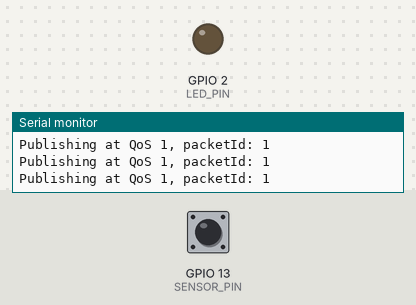
Recording of a sketch running on a simulated ESP8266 (NodeMCU). Parts: output pins drawn as LEDs (lit = HIGH), the last lines printed to the serial monitor. Dashed ring = blinking. The test bench sets the inputs (shaded band); at power-on: GPIO 13 (SENSOR_PIN) LOW. WiFi joins after 1.5 s; servers stay silent unless stated; no MQTT or app messages arrive unless stated; the modem accepts every AT command (registered, SIM ready, sends succeed) and sends nothing else.

Above: at 2.2 s.
2.3 s: GPIO 13 (SENSOR_PIN) driven HIGH
3.9 s: GPIO 13 (SENSOR_PIN) driven LOW
At 5.1 s:
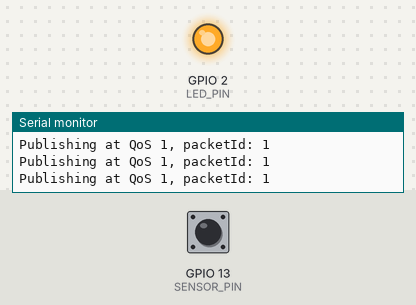
5.4 s: GPIO 13 (SENSOR_PIN) pulsed HIGH 2 times (0.12 s each, 0.3 s apart)
At 5.67 s:
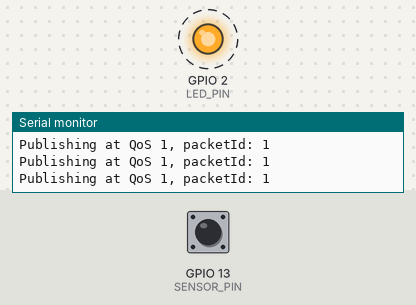
9.0 s: GPIO 13 (SENSOR_PIN) pulsed HIGH 5 times (0.12 s each, 0.3 s apart)
At 11.1 s:
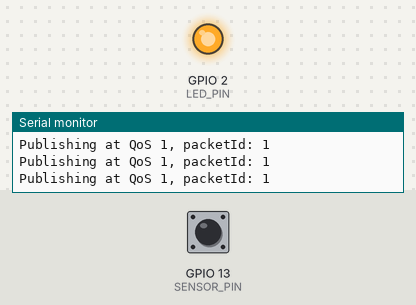
Timing chart, 0 to 12.6 s (numbered marks = the images above; inputs shaded):
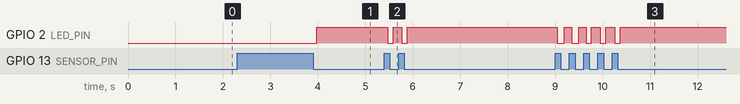

Measured:
- after the input at 3.9 s, GPIO 2 (LED_PIN): LOW → HIGH after 0.07 s
- after the input at 5.4 s, GPIO 2 (LED_PIN): alternates HIGH for 0.19 s and LOW for 0.11 s, 4 changes in all, then stays HIGH, starting after 0.07 s
- after the input at 9.0 s, GPIO 2 (LED_PIN): alternates HIGH for 0.17 s and LOW for 0.11 s, 10 changes in all, then stays HIGH, starting after 0.05 s

The sketch:

occupancy-sensing.ino
```cpp
/*
 *  njerig
 *  Occupancy Sensing
 *  (works with PIR and reed sensor)
*/


#include <ESP8266WiFi.h>
#include <Ticker.h>
#include <AsyncMqttClient.h>
#include <SoftwareSerial.h>

#include "config.h"

/*
   CONFIG VARS
*/
// name used to identify this esp8266 to mqtt broker
const char* CLIENT_ID = client_id;
// wifi stuff
const char* WIFI_SSID = wifi_ssid;
const char* WIFI_PASSWORD = wifi_password;
// mqtt broker ip address or url
const IPAddress MQTT_BROKER = mqtt_broker;
const int MQTT_PORT = mqtt_port;
// topic to subscribe to?
const char* IN_TOPIC = in_topic;
// topic to publish to
const char* OUT_TOPIC = out_topic;

const int BAUD_RATE = 9600;
const int SENSOR_PIN = 13;
const int LED_PIN = 2;

AsyncMqttClient mqttClient;
Ticker mqttReconnectTimer;

WiFiEventHandler wifiConnectHandler;
WiFiEventHandler wifiDisconnectHandler;
Ticker wifiReconnectTimer;

SoftwareSerial ESPserial(2, 3);

// initialize state vars
int currentOccupancyState = 0;
int lastOccupancyState = 0;

void setup() {
  Serial.begin(BAUD_RATE);
  ESPserial.begin(115200);
  ESPserial.println("AT+IPR=9600");
  delay(1000);
  ESPserial.end();
  ESPserial.begin(9600);
  Serial.println("serial ready");
  ESPserial.println("AT+GMR");

  pinMode(SENSOR_PIN, INPUT);
  pinMode(LED_PIN, OUTPUT);

  wifiAndMqttSetup();

  Serial.println("Motion detection starting now.");
}

void loop() {
 currentOccupancyState = digitalRead(SENSOR_PIN);

 publishCurrentState(currentOccupancyState);

 if (currentOccupancyState != lastOccupancyState) {
     if (currentOccupancyState == HIGH) {
       Serial.println("occupied");
     } else {
       Serial.println("vacant");
     }
     digitalWrite(LED_PIN, !currentOccupancyState);   // onboard LED turns on when LOW
 }
 // update last state
 lastOccupancyState = currentOccupancyState;
}
```

wifi-and-mqtt.ino
```cpp
void connectToWifi() {
  Serial.println("Connecting to Wi-Fi...");
  WiFi.begin(WIFI_SSID, WIFI_PASSWORD);
}

void onWifiConnect(const WiFiEventStationModeGotIP& event) {
  Serial.println("Connected to Wi-Fi.");
  connectToMqtt();
}

void onWifiDisconnect(const WiFiEventStationModeDisconnected& event) {
  Serial.println("Disconnected from Wi-Fi.");
  mqttReconnectTimer.detach(); // ensure we don't reconnect to MQTT while reconnecting to Wi-Fi
  wifiReconnectTimer.once(2, connectToWifi);
}

void connectToMqtt() {
  Serial.println("Connecting to MQTT...");
  mqttClient.connect();
}

void onMqttConnect(bool sessionPresent) {
  // just hang out and wait
}

void onMqttDisconnect(AsyncMqttClientDisconnectReason reason) {
  Serial.println("Disconnected from MQTT.");

  if (WiFi.isConnected()) {
    mqttReconnectTimer.once(2, connectToMqtt);
  }
}

void onMqttSubscribe(uint16_t packetId, uint8_t qos) {
  Serial.println("Subscribe acknowledged.");
  Serial.print("  packetId: ");
  Serial.println(packetId);
  Serial.print("  qos: ");
  Serial.println(qos);
}

void onMqttUnsubscribe(uint16_t packetId) {
  Serial.println("Unsubscribe acknowledged.");
  Serial.print("  packetId: ");
  Serial.println(packetId);
}

void onMqttMessage(char* topic, char* payload, AsyncMqttClientMessageProperties properties, size_t len, size_t index, size_t total) {
  Serial.println("Publish received.");
  Serial.print("  topic: ");
  Serial.println(topic);
  Serial.print("  qos: ");
  Serial.println(properties.qos);
  Serial.print("  dup: ");
  Serial.println(properties.dup);
  Serial.print("  retain: ");
  Serial.println(properties.retain);
  Serial.print("  len: ");
  Serial.println(len);
  Serial.print("  index: ");
  Serial.println(index);
  Serial.print("  total: ");
  Serial.println(total);
}

void onMqttPublish(uint16_t packetId) {
  Serial.println("Publish acknowledged.");
  Serial.print("  packetId: ");
  Serial.println(packetId);
}

void wifiAndMqttSetup() {
  wifiConnectHandler = WiFi.onStationModeGotIP(onWifiConnect);
  wifiDisconnectHandler = WiFi.onStationModeDisconnected(onWifiDisconnect);

  mqttClient.onConnect(onMqttConnect);
  mqttClient.onDisconnect(onMqttDisconnect);
  mqttClient.onSubscribe(onMqttSubscribe);
  mqttClient.onUnsubscribe(onMqttUnsubscribe);
  mqttClient.onMessage(onMqttMessage);
  mqttClient.onPublish(onMqttPublish);

  mqttClient.setClientId(CLIENT_ID);
  mqttClient.setServer(MQTT_BROKER, MQTT_PORT);
  mqttClient.setWill(OUT_TOPIC, 2, false, "bye");

  connectToWifi();
}

void publishCurrentState(bool state) {
  char stateBuf[2];
  const char* stateChar = itoa(state, stateBuf, 2);
  uint16_t packetIdPub1 = mqttClient.publish(OUT_TOPIC, 1, true, stateChar);
  Serial.print("Publishing at QoS 1, packetId: ");
  Serial.println(packetIdPub1);
}
```

example.config.h
```cpp
/*
 * Example config.h
 */

#ifndef CONFIG_H
#define CONFIG_H

// Unique client ID for this device
#define client_id "unique_device_id"

// WiFi Settings
#define wifi_ssid "YourWiFiSSID"
#define wifi_password "YourWiFiPassword"

// MQTT Broker Settings
#define mqtt_broker IPAddress(192, 168, 1, 2) // Use the IP address of your MQTT broker
#define mqtt_port 1883 // Common MQTT port, change if yours is different

// MQTT Topics
#define in_topic "your/in/topic" // Topic to subscribe to for incoming messages
#define out_topic "your/out/topic" // Topic to publish messages to

#endif
```
